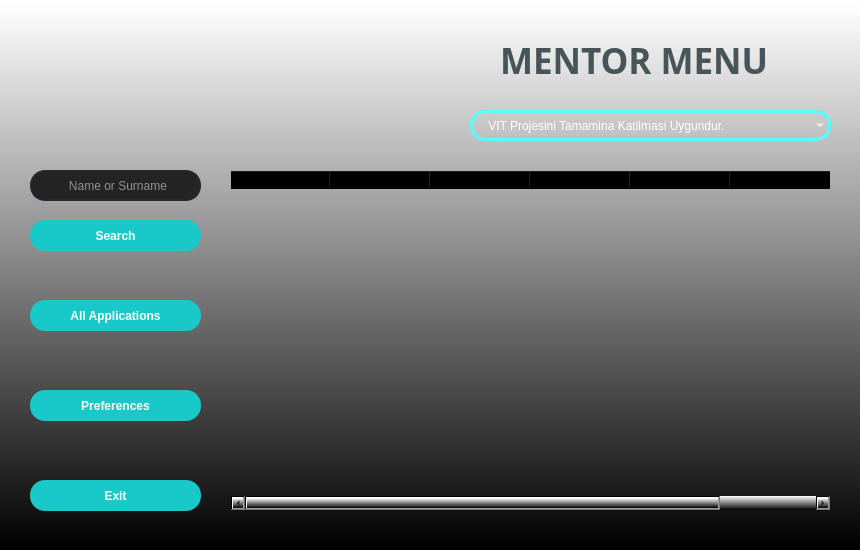
<?xml version="1.0" encoding="UTF-8"?>
<ui version="4.0">
 <class>Form</class>
 <widget class="QWidget" name="Form">
  <property name="geometry">
   <rect>
    <x>0</x>
    <y>0</y>
    <width>860</width>
    <height>550</height>
   </rect>
  </property>
  <property name="minimumSize">
   <size>
    <width>860</width>
    <height>550</height>
   </size>
  </property>
  <property name="maximumSize">
   <size>
    <width>860</width>
    <height>550</height>
   </size>
  </property>
  <property name="windowTitle">
   <string>MENTOR MENU</string>
  </property>
  <property name="windowIcon">
   <iconset>
    <normaloff>pictures/wehere_icon.png</normaloff>pictures/wehere_icon.png</iconset>
  </property>
  <property name="styleSheet">
   <string notr="true">background-color: qlineargradient(spread:pad, x1:0.499773, y1:1, x2:0.5, y2:0.00568182, stop:0 rgba(0, 0, 0, 255), stop:1 rgba(255, 255, 255, 255));</string>
  </property>
  <widget class="QLabel" name="label">
   <property name="geometry">
    <rect>
     <x>20</x>
     <y>20</y>
     <width>211</width>
     <height>141</height>
    </rect>
   </property>
   <property name="styleSheet">
    <string notr="true">background-color: rgba(0, 0, 0,0%);</string>
   </property>
   <property name="text">
    <string/>
   </property>
   <property name="pixmap">
    <pixmap>pictures/mentor_menu.png</pixmap>
   </property>
   <property name="scaledContents">
    <bool>true</bool>
   </property>
  </widget>
  <widget class="QLabel" name="label_2">
   <property name="geometry">
    <rect>
     <x>240</x>
     <y>12</y>
     <width>261</width>
     <height>101</height>
    </rect>
   </property>
   <property name="styleSheet">
    <string notr="true">background-color: rgba(0, 0, 0,0%);</string>
   </property>
   <property name="text">
    <string/>
   </property>
   <property name="pixmap">
    <pixmap>pictures/wehere_logo.ico</pixmap>
   </property>
  </widget>
  <widget class="QLabel" name="label_3">
   <property name="geometry">
    <rect>
     <x>500</x>
     <y>40</y>
     <width>301</width>
     <height>41</height>
    </rect>
   </property>
   <property name="font">
    <font>
     <family>Arial Black</family>
     <pointsize>26</pointsize>
     <bold>true</bold>
    </font>
   </property>
   <property name="styleSheet">
    <string notr="true">background-color: rgba(0, 0, 0,0%);
color: rgb(71, 84, 88);</string>
   </property>
   <property name="text">
    <string>MENTOR MENU</string>
   </property>
  </widget>
  <widget class="QPushButton" name="pushButton_mentor_all_app">
   <property name="geometry">
    <rect>
     <x>30</x>
     <y>300</y>
     <width>171</width>
     <height>31</height>
    </rect>
   </property>
   <property name="font">
    <font>
     <family>Arial</family>
     <bold>true</bold>
    </font>
   </property>
   <property name="styleSheet">
    <string notr="true">QPushButton{
	border-radius : 15px;
	background-color : rgb(25, 200, 200);
	color: rgb(255, 255, 255);
}
QPushButton:hover{
	background-color: rgb(20, 135, 135);
}</string>
   </property>
   <property name="text">
    <string>All Applications</string>
   </property>
  </widget>
  <widget class="QPushButton" name="pushButton_mentor_exit">
   <property name="geometry">
    <rect>
     <x>30</x>
     <y>480</y>
     <width>171</width>
     <height>31</height>
    </rect>
   </property>
   <property name="font">
    <font>
     <family>Arial</family>
     <bold>true</bold>
    </font>
   </property>
   <property name="styleSheet">
    <string notr="true">QPushButton{
	border-radius : 15px;
	background-color : rgb(25, 200, 200);
	color: rgb(255, 255, 255);
}
QPushButton:hover{
	background-color: rgb(20, 135, 135);
}</string>
   </property>
   <property name="text">
    <string>Exit</string>
   </property>
  </widget>
  <widget class="QLineEdit" name="lineEdit_mentor_username">
   <property name="enabled">
    <bool>true</bool>
   </property>
   <property name="geometry">
    <rect>
     <x>30</x>
     <y>170</y>
     <width>171</width>
     <height>31</height>
    </rect>
   </property>
   <property name="focusPolicy">
    <enum>Qt::StrongFocus</enum>
   </property>
   <property name="styleSheet">
    <string notr="true">QLineEdit {
  border: 2px solid rgb(38, 38, 48);
  border-radius: 15px;
  color: #FFF;
  padding-left: 15px;
  background-color: rgb(36, 36, 36);
 
}

QLineEdit:hover {
	border: 2px solid rgb(0, 255, 255);
}

 QLineEdit:focus  {
  border: 2px solid rgb(35, 218, 233);
  background-color: rgb(47, 47, 47);
}

   



</string>
   </property>
   <property name="text">
    <string/>
   </property>
   <property name="placeholderText">
    <string>      Name or Surname</string>
   </property>
  </widget>
  <widget class="QPushButton" name="pushButton_mentor_preferences">
   <property name="geometry">
    <rect>
     <x>30</x>
     <y>390</y>
     <width>171</width>
     <height>31</height>
    </rect>
   </property>
   <property name="font">
    <font>
     <family>Arial</family>
     <bold>true</bold>
    </font>
   </property>
   <property name="styleSheet">
    <string notr="true">QPushButton{
	border-radius : 15px;
	background-color : rgb(25, 200, 200);
	color: rgb(255, 255, 255);
}
QPushButton:hover{
	background-color: rgb(20, 135, 135);
}</string>
   </property>
   <property name="text">
    <string>Preferences</string>
   </property>
  </widget>
  <widget class="QPushButton" name="pushButton_mentor_search">
   <property name="geometry">
    <rect>
     <x>30</x>
     <y>220</y>
     <width>171</width>
     <height>31</height>
    </rect>
   </property>
   <property name="font">
    <font>
     <family>Arial</family>
     <bold>true</bold>
    </font>
   </property>
   <property name="styleSheet">
    <string notr="true">QPushButton{
	border-radius : 15px;
	background-color : rgb(25, 200, 200);
	color: rgb(255, 255, 255);
}
QPushButton:hover{
	background-color: rgb(20, 135, 135);
}</string>
   </property>
   <property name="text">
    <string>Search</string>
   </property>
  </widget>
  <widget class="QTableWidget" name="tableWidget_mentor">
   <property name="geometry">
    <rect>
     <x>230</x>
     <y>170</y>
     <width>601</width>
     <height>341</height>
    </rect>
   </property>
   <property name="styleSheet">
    <string notr="true">background-color: rgba(0, 0, 0,0%);</string>
   </property>
   <column>
    <property name="text">
     <string>Interview Date</string>
    </property>
   </column>
   <column>
    <property name="text">
     <string>Name Surname</string>
    </property>
   </column>
   <column>
    <property name="text">
     <string>Mentor</string>
    </property>
   </column>
   <column>
    <property name="text">
     <string>IT Knowledge</string>
    </property>
   </column>
   <column>
    <property name="text">
     <string>Nieuwe kolom</string>
    </property>
   </column>
   <column>
    <property name="text">
     <string>Comments</string>
    </property>
   </column>
  </widget>
  <widget class="QComboBox" name="comboBox">
   <property name="geometry">
    <rect>
     <x>470</x>
     <y>110</y>
     <width>361</width>
     <height>31</height>
    </rect>
   </property>
   <property name="styleSheet">
    <string notr="true">border-radius : 15px;
border: 3px solid rgb(85, 255, 255);
background-color: rgba(0, 0, 0,0%);
color: rgb(255, 255, 255);
</string>
   </property>
   <item>
    <property name="text">
     <string>    VIT Projesini Tamamina Katilmasi Uygundur.</string>
    </property>
   </item>
   <item>
    <property name="text">
     <string>    VIT Projesinin Ilk IT Egitimi Al... a Yonlendirimesi Uygundur.</string>
    </property>
   </item>
   <item>
    <property name="text">
     <string>    VIT Projesinin Ingilizce Egitim Al... a Yonlendirimesi Uygundur.</string>
    </property>
   </item>
   <item>
    <property name="text">
     <string>    VIT Projesi Kapsaminda Dir... Yonlendirilmesi Uygundur.</string>
    </property>
   </item>
   <item>
    <property name="text">
     <string>    Direk Bireysel Kocluk Ile Ise yonlendirilmesi Uygundur.</string>
    </property>
   </item>
   <item>
    <property name="text">
     <string>    Bir Sonra Vit Projesine Katilmasi Uygun Olur.</string>
    </property>
   </item>
   <item>
    <property name="text">
     <string>    Baska Bir Soktere Yonlendirmesi Uygun Olur.</string>
    </property>
   </item>
   <item>
    <property name="text">
     <string>    Diger</string>
    </property>
   </item>
  </widget>
 </widget>
 <resources/>
 <connections/>
</ui>
